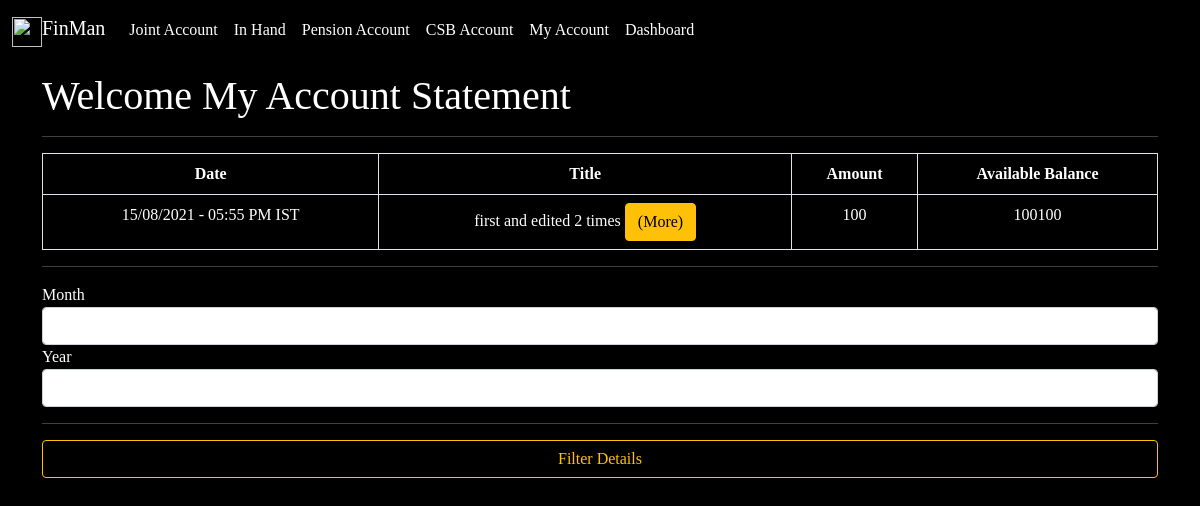
The app's page /myaccountstatement/ with its own data.
### FinManApp/models.py (models this page shows, shortened)
class MyAccountModel(models.Model):
    date_time  = models.CharField(max_length=200 ,null=True)
    available_balance =  models.CharField(max_length=200 ,null=True)
    amount = models.IntegerField(null=True)
    title =  models.CharField(max_length=200 ,null=True)
    description =  models.TextField(null=True)
    month = models.CharField(max_length=200 ,blank=True)
    year = models.CharField(max_length=200 ,blank=True)

### FinManApp/views.py (the view)
# urls.py: path('myaccountstatement/', views.myaccountstatement, name = 'myaccountstatement'),
def myaccountstatement(request):
    all_item=MyAccountModel.objects.all().order_by("-id")
    if request.method == 'POST':
        mydate = datetime.now()
        curr_month = request.POST["month"]
        curr_year = request.POST["year"]
        all_item = MyAccountModel.objects.filter(month=curr_month , year = curr_year).order_by("-id")
        return render(request, "myaccountstatement.html" ,{'all_item':all_item})
    else:
        all_item=MyAccountModel.objects.all().order_by("-id")
        mydate = datetime.now()
        curr_month = mydate.strftime("%m")
        curr_year = mydate.strftime("%Y")
        all_item = MyAccountModel.objects.filter(month=curr_month , year = curr_year).order_by("-id")
        return render(request, "myaccountstatement.html" ,{'all_item':all_item})

### FinManApp/templates/myaccountstatement.html (shortened to what this page needs)
{% extends 'menubar.html' %}
{% block content %}
<body style="background-color: black;color: white;">
    <br><br><br>
    <h1>Welcome My Account Statement</h1>
    <hr>
    <table class="table table-striped table-bordered">
        <tr>
            <th>Date</th>
            <th>Title</th>
            <th>Amount</th>
            <th>Available Balance</th>
        </tr>
        {% for item in all_item %}
            <tr>
                <td>{{item.date_time}}</td>
                <td>{{item.title}} <a class="btn btn-warning" href="{% url 'myaccountdetails' item.id %}">(More)</a></td>
                <td>{{item.amount}}</td>
                <td>{{item.available_balance}}</td>
            </tr>
        {% endfor %}
    </table>
    <hr>
    <form method="POST">
        <label>Month</label><input type="text" id="month" name="month" class="form-control">
        <label>Year</label><input type="text" id="year" name="year" class="form-control">
        <hr>
        <div class="d-grid gap-2">
            <button type="submit" class="btn btn-outline-warning">Filter Details</button>
        </div>
    </form>
</body>
{% endblock %}

### FinManApp/templates/menubar.html (style rules this page uses)
td { text-align: center; }
body { background: black; }

### FinManApp/templates/myaccountstatement.html (style rules this page uses)
th,td { text-align: center; color: white; }

### records on screen
MyAccountModel: date_time "15/08/2021 - 05:55 PM IST", title "first and edited 2 times", amount "100", available_balance "100100"
